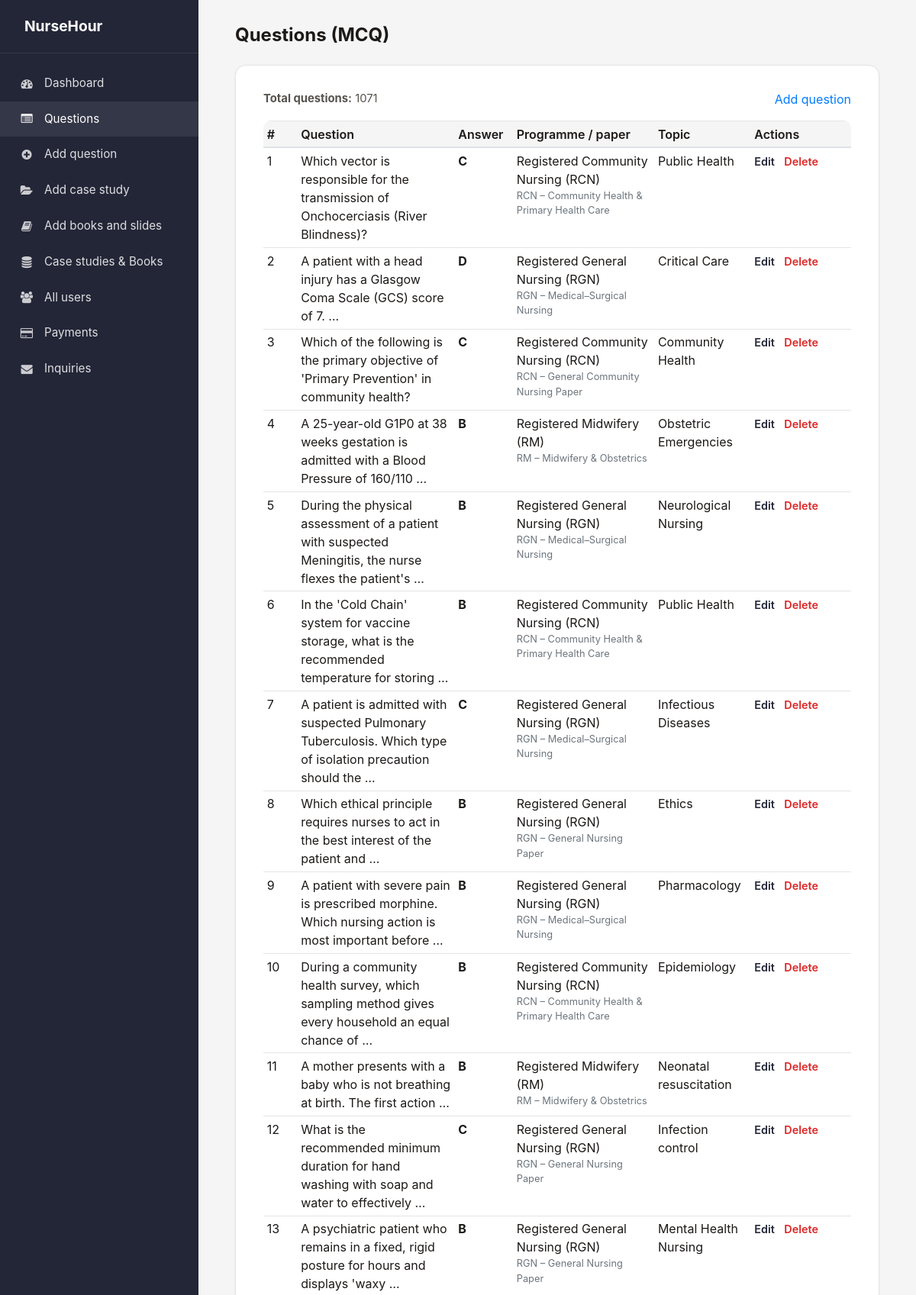
Screenshot of /admin-dashboard/questions/ (signed in, upper part) with the database file from the repository.
### website/models.py (models this page shows)
class MCQQuestion(models.Model):
    PROGRAM_CHOICES = [
        ('rgn', 'Registered General Nursing (RGN)'),
        ('rm', 'Registered Midwifery (RM)'),
        ('rcn', 'Registered Community Nursing (RCN)'),
    ]
    PAPER_CHOICES = [
        ('rgn_med_surg', 'RGN – Medical–Surgical Nursing'),
        ('rgn_community_health', 'RGN – Community Health Nursing'),
        ('rgn_general', 'RGN – General Nursing Paper'),
        ('rm_midwifery_obstetrics', 'RM – Midwifery & Obstetrics'),
        ('rm_community_based', 'RM – Community-Based Midwifery'),
        ('rm_general', 'RM – General Midwifery Paper'),
        ('rcn_community_phc', 'RCN – Community Health & Primary Health Care'),
        ('rcn_maternal_child', 'RCN – Maternal & Child Health'),
        ('rcn_general', 'RCN – General Community Nursing Paper'),
    ]
    question_text = models.TextField()
    option_a = models.CharField(max_length=500)
    option_b = models.CharField(max_length=500)
    option_c = models.CharField(max_length=500, blank=True)
    option_d = models.CharField(max_length=500, blank=True)
    CORRECT_CHOICES = [('A', 'A'), ('B', 'B'), ('C', 'C'), ('D', 'D')]
    correct_answer = models.CharField(max_length=1, choices=CORRECT_CHOICES)
    answer_explanation = models.TextField(blank=True, help_text='Optional rationale for the correct answer.')
    program = models.CharField(
        max_length=10,
        choices=PROGRAM_CHOICES,
        blank=True,
        default='',
        help_text='Which nursing programme this question belongs to (RGN, RM, or RCN).',
    )
    paper = models.CharField(
        max_length=40,
        choices=PAPER_CHOICES,
        blank=True,
        default='',
        help_text='Specific written paper (e.g. Medical–Surgical, Community Health, General Paper).',
    )
    topic = models.CharField(max_length=120, blank=True)
    created_at = models.DateTimeField(auto_now_add=True)
    class Meta:
        ordering = ['-created_at']

### website/views.py (the view)
    def wrapped(request, *args, **kwargs):
        if not request.user.is_authenticated:
            return redirect(settings.LOGIN_URL + '?next=' + request.path)
        if not _is_admin_user(request.user):
            return redirect('website:dashboard')
        return view_func(request, *args, **kwargs)

### website/views.py (called while the page is built)
def _is_admin_user(user):
    return user and user.is_authenticated and getattr(settings, 'ADMIN_EMAIL', None) and user.email == settings.ADMIN_EMAIL

def admin_required(view_func):
    def wrapped(request, *args, **kwargs):
        if not request.user.is_authenticated:
            return redirect(settings.LOGIN_URL + '?next=' + request.path)
        if not _is_admin_user(request.user):
            return redirect('website:dashboard')
        return view_func(request, *args, **kwargs)
    return wrapped

@login_required
@admin_required
def admin_questions_list(request):
    qs = MCQQuestion.objects.all().order_by('-created_at')
    paginator = Paginator(qs, 100)
    page = request.GET.get('page') or 1
    try:
        questions = paginator.page(page)
    except PageNotAnInteger:
        questions = paginator.page(1)
    except EmptyPage:
        questions = paginator.page(paginator.num_pages)
    context = {
        'questions': questions,
        'page_obj': questions,
        'paginator': paginator,
    }
    return render(request, 'website/admin_questions_list.html', context)

### templates/website/admin_questions_list.html (shortened to what this page needs)
{% extends 'dashboard_base.html' %}
{% load static %}
{% block page_title %}Questions (MCQ){% endblock %}
{% block sidebar_nav %}
    <a href="{% url 'website:admin_dashboard' %}"><i class="fa fa-tachometer"></i> Dashboard</a>
    <a href="{% url 'website:admin_questions_list' %}" class="db--active"><i class="fa fa-list-alt"></i> Questions</a>
    <a href="{% url 'website:admin_add_question' %}"><i class="fa fa-plus-circle"></i> Add question</a>
    <a href="{% url 'website:admin_add_case_study' %}"><i class="fa fa-folder-open"></i> Add case study</a>
    <a href="{% url 'website:admin_add_books_slides' %}"><i class="fa fa-book"></i> Add books and slides</a>
    <a href="{% url 'website:admin_content_supabase' %}"><i class="fa fa-database"></i> Case studies & Books</a>
    <a href="{% url 'website:admin_all_users' %}"><i class="fa fa-users"></i> All users</a>
    <a href="{% url 'website:admin_payments' %}"><i class="fa fa-credit-card"></i> Payments</a>
    <a href="{% url 'website:admin_inquiries_list' %}"><i class="fa fa-envelope"></i> Inquiries</a>
{% endblock %}
{% block content %}
    <div class="db-card db-card--form">
        <div style="display: flex; flex-wrap: wrap; align-items: center; justify-content: space-between; gap: 1rem; margin-bottom: 1rem;">
            <p class="db-card__text" style="margin: 0;">
                <strong>Total questions:</strong> {{ paginator.count }}
            </p>
            <a href="{% url 'website:admin_question_add' %}" class="btn-save" style="text-decoration: none; display: inline-block;">Add question</a>
        </div>
        <div class="table-responsive">
            <table class="table table-sm" style="margin: 0;">
                <thead>
                    <tr>
                        <th style="width: 3rem;">#</th>
                        <th>Question</th>
                        <th style="width: 5rem;">Answer</th>
                        <th style="width: 14rem;">Programme / paper</th>
                        <th style="width: 8rem;">Topic</th>
                        <th style="width: 10rem;">Actions</th>
                    </tr>
                </thead>
                <tbody>
                    {% for q in questions %}
                    <tr>
                        <td>{{ page_obj.start_index|add:forloop.counter0 }}</td>
                        <td>{{ q.question_text|truncatewords:15 }}</td>
                        <td><strong>{{ q.correct_answer }}</strong></td>
                        <td>
                            {% if q.program %}
                                <div>{{ q.get_program_display }}</div>
                            {% else %}
                                <div>—</div>
                            {% endif %}
                            {% if q.paper %}
                                <div class="text-muted small">{{ q.get_paper_display }}</div>
                            {% endif %}
                        </td>
                        <td>{{ q.topic|default:"—" }}</td>
                        <td>
                            <a href="{% url 'website:admin_question_edit' q.pk %}" style="margin-right: 0.5rem;">Edit</a>
                            <a href="{% url 'website:admin_question_delete' q.pk %}" style="color: #dc2626;">Delete</a>
                        </td>
                    </tr>
                    {% empty %}
                    <tr><td colspan="6">No questions yet. <a href="{% url 'website:admin_question_add' %}">Add one</a>.</td></tr>
                    {% endfor %}
                </tbody>
            </table>
        </div>
    </div>
{% endblock %}

### templates/dashboard_base.html (style rules this page uses)
:root { --db-dark: #232637; --db-dark-hover: #1a1c28; --db-bg: #f5f5f5; --db-card: #ffffff; --db-border: #e5e5e5; --db-text: #1c1917; --db-muted: #57534e; --db-sidebar-w: 260px; --db-bottom-h: 64px; }
* { box-sizing: border-box; }
.db-body { margin: 0; font-family: -apple-system, BlinkMacSystemFont, 'Segoe UI', Roboto, Oxygen, Ubuntu, sans-serif; background: var(--db-bg); color: var(--db-text); min-height: 100vh; padding-bottom: var(--db-bottom-h); }
.db-sidebar__nav a { display: flex; align-items: center; padding: 0.75rem 1.5rem; color: rgba(255,255,255,0.85); text-decoration: none; font-size: 0.95rem; transition: background 0.15s, color 0.15s; }
.db-sidebar__nav a:hover, .db-sidebar__nav a.db--active { background: rgba(255,255,255,0.08); color: #fff; }
.db-sidebar__nav .fa { width: 22px; margin-right: 0.75rem; text-align: center; opacity: 0.9; }
.db-card { background: var(--db-card); border: 1px solid var(--db-border); border-radius: 14px; padding: 1.5rem; margin-bottom: 1.5rem; box-shadow: 0 1px 3px rgba(0,0,0,0.06); transition: box-shadow 0.2s ease; }
@media (min-width: 992px) { .db-card--form { padding: 2rem 2.25rem; } }
.db-card__text { font-size: 0.925rem; color: var(--db-muted); margin: 0; line-height: 1.55; }
.db-card a:not(.btn-save):not(.db-sidebar__logout) { color: var(--db-dark); font-weight: 600; font-size: 0.9rem; text-decoration: none; }
.table { color: var(--db-text); border-radius: 10px; overflow: hidden; }
.table th { border-color: var(--db-border); font-weight: 600; background: var(--db-bg); }
.table td { border-color: var(--db-border); }

### rows the page displays
MCQQuestion: start_index|add "1", question_text "Which vector is responsible for the transmission of Onchocerciasis (River Blindness)?", correct_answer "C", program "Registered Community Nursing (RCN)", paper "RCN – Community Health & Primary Health Care", topic "Public Health"
MCQQuestion: start_index|add "2", question_text "A patient with a head injury has a Glasgow Coma Scale (GCS) score of 7. …", correct_answer "D", program "Registered General Nursing (RGN)", paper "RGN – Medical–Surgical Nursing", topic "Critical Care"
MCQQuestion: start_index|add "3", question_text "Which of the following is the primary objective of 'Primary Prevention' in community health?", correct_answer "C", program "Registered Community Nursing (RCN)", paper "RCN – General Community Nursing Paper", topic "Community Health"
MCQQuestion: start_index|add "4", question_text "A 25-year-old G1P0 at 38 weeks gestation is admitted with a Blood Pressure of 160/110 …", correct_answer "B", program "Registered Midwifery (RM)", paper "RM – Midwifery & Obstetrics", topic "Obstetric Emergencies"
MCQQuestion: start_index|add "5", question_text "During the physical assessment of a patient with suspected Meningitis, the nurse flexes the patient's …", correct_answer "B", program "Registered General Nursing (RGN)", paper "RGN – Medical–Surgical Nursing", topic "Neurological Nursing"
MCQQuestion: start_index|add "6", question_text "In the 'Cold Chain' system for vaccine storage, what is the recommended temperature for storing …", correct_answer "B", program "Registered Community Nursing (RCN)", paper "RCN – Community Health & Primary Health Care", topic "Public Health"
MCQQuestion: start_index|add "7", question_text "A patient is admitted with suspected Pulmonary Tuberculosis. Which type of isolation precaution should the …", correct_answer "C", program "Registered General Nursing (RGN)", paper "RGN – Medical–Surgical Nursing", topic "Infectious Diseases"
MCQQuestion: start_index|add "8", question_text "Which ethical principle requires nurses to act in the best interest of the patient and …", correct_answer "B", program "Registered General Nursing (RGN)", paper "RGN – General Nursing Paper", topic "Ethics"
MCQQuestion: start_index|add "9", question_text "A patient with severe pain is prescribed morphine. Which nursing action is most important before …", correct_answer "B", program "Registered General Nursing (RGN)", paper "RGN – Medical–Surgical Nursing", topic "Pharmacology"
MCQQuestion: start_index|add "10", question_text "During a community health survey, which sampling method gives every household an equal chance of …", correct_answer "B", program "Registered Community Nursing (RCN)", paper "RCN – Community Health & Primary Health Care", topic "Epidemiology"
MCQQuestion: start_index|add "11", question_text "A mother presents with a baby who is not breathing at birth. The first action …", correct_answer "B", program "Registered Midwifery (RM)", paper "RM – Midwifery & Obstetrics", topic "Neonatal resuscitation"
MCQQuestion: start_index|add "12", question_text "What is the recommended minimum duration for hand washing with soap and water to effectively …", correct_answer "C", program "Registered General Nursing (RGN)", paper "RGN – General Nursing Paper", topic "Infection control"
MCQQuestion: start_index|add "13", question_text "A psychiatric patient who remains in a fixed, rigid posture for hours and displays 'waxy …", correct_answer "B", program "Registered General Nursing (RGN)", paper "RGN – General Nursing Paper", topic "Mental Health Nursing"

### other values shown
{{ paginator.count }} "1071"
